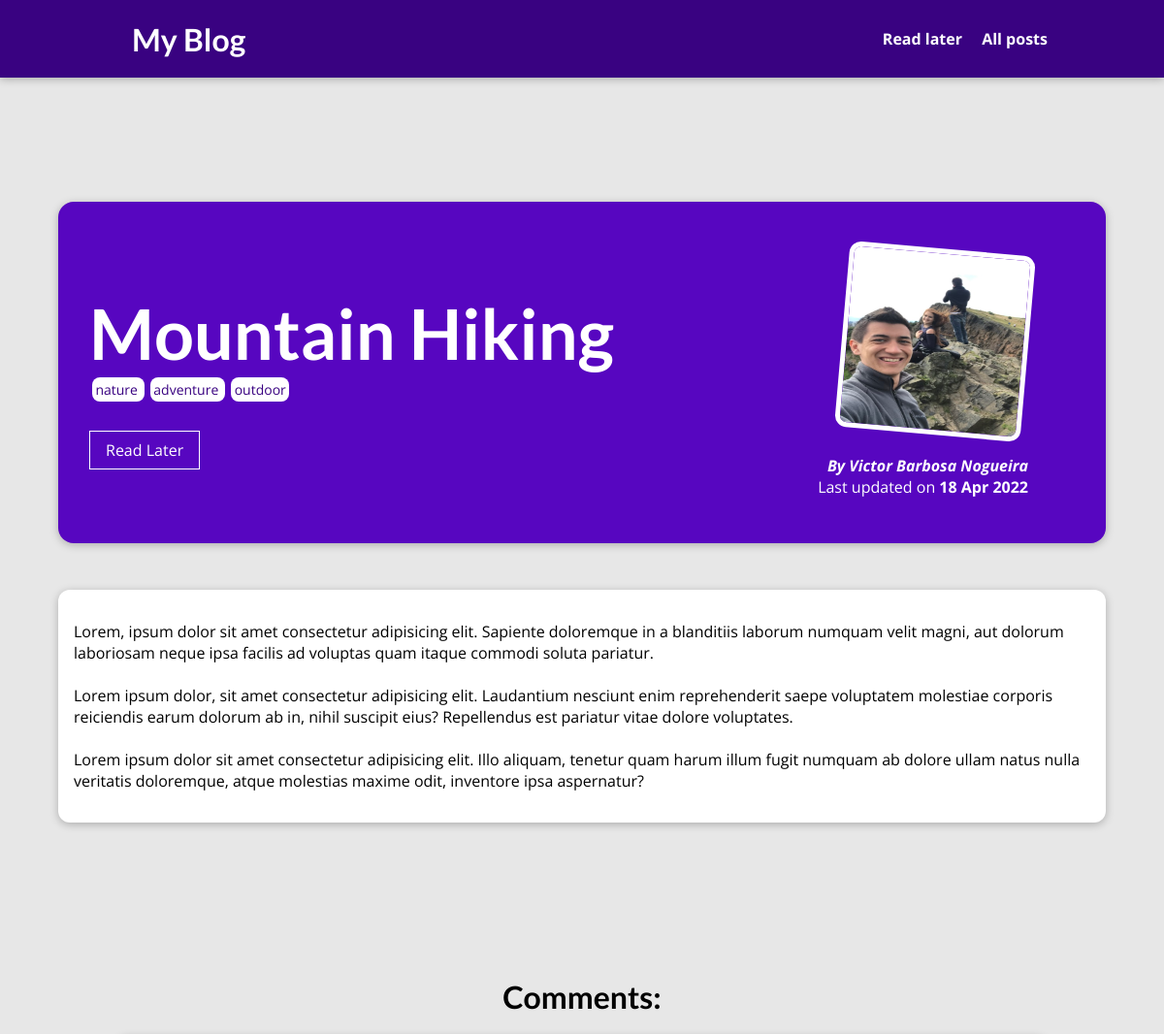
The page /posts/mountain-hiking (upper part) on the database as committed earlier.
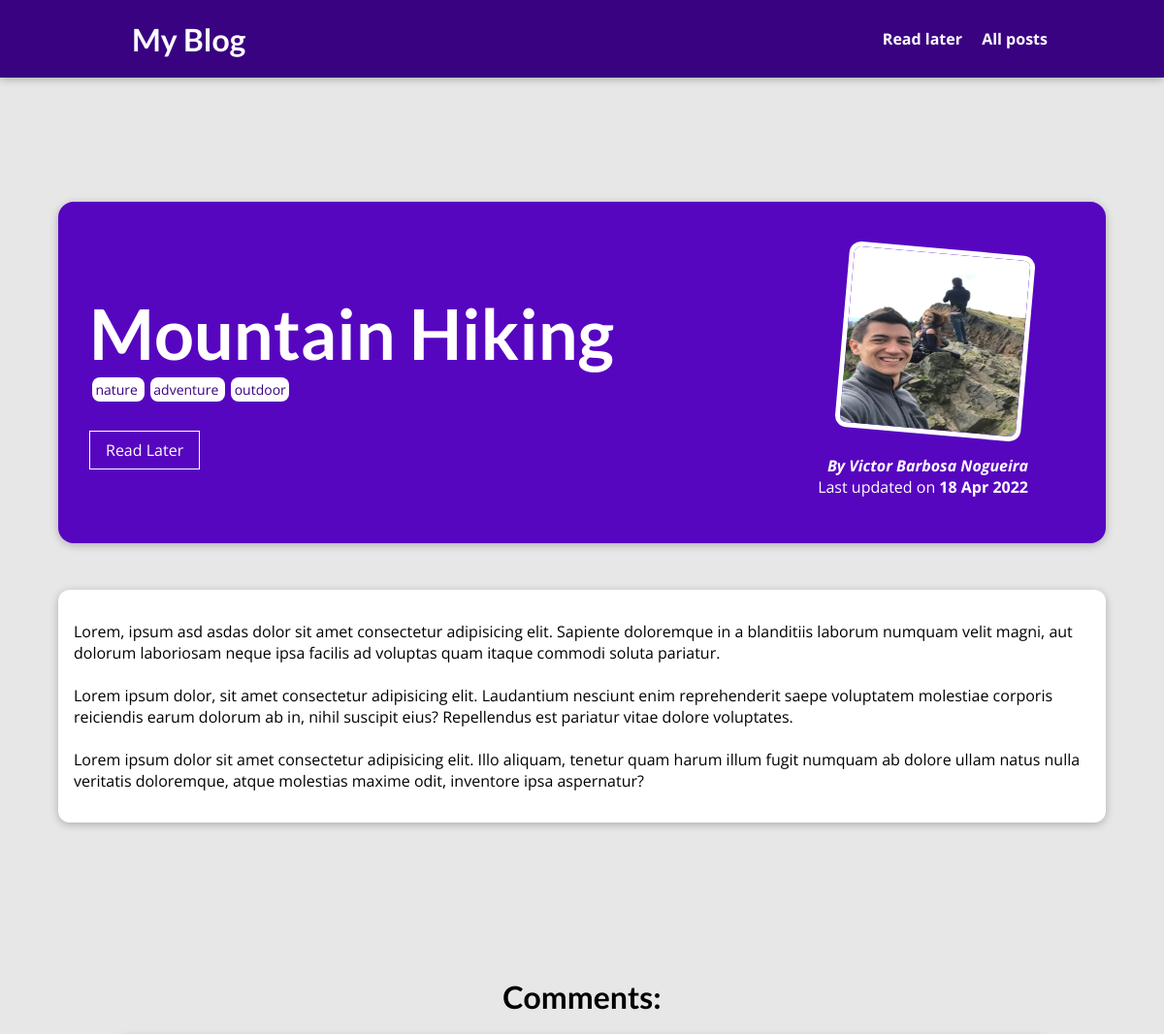
The same page on the database as committed later.
### blog/models.py (models this page shows, shortened)
class Post(models.Model):
    author = models.ForeignKey(
        Author, on_delete=models.SET_NULL, null=True, related_name="posts")
    title = models.CharField(max_length=50)
    date = models.DateTimeField()
    image = models.ImageField(
        upload_to="images", height_field=None, width_field=None, max_length=100)
    excerpt = models.CharField(max_length=150)
    tag = models.ManyToManyField(Tag, blank=True, db_index=True)
    content = models.TextField()
    slug = models.SlugField(unique=True, db_index=True)

class Tag(models.Model):
    name = models.SlugField(max_length=50)

class Author(models.Model):
    first_name = models.CharField(max_length=20)
    last_name = models.CharField(max_length=20)
    email = models.EmailField(max_length=50)
    adress = models.CharField(max_length=50)
    def full_name(self):
        return f"{self.first_name} {self.last_name} "
    def __str__(self):
        return self.full_name()

### blog/views.py (the view, shortened to what this page needs)
# urls.py: path("posts/<slug>", views.BlogPostView.as_view(), name = 'blog-post'),
class BlogPostView(View):
    def is_stored_post(self, request, post_id):
        stored_posts = request.session.get("stored_posts")
        if stored_posts is not None:
            is_saved_for_later =  post_id in stored_posts
        else:
            is_saved_for_later = False
        return is_saved_for_later
    def get(self, request, slug):
        identified_post = Post.objects.get(slug = slug) #if you want the 404 error: "get_object_or_404(Post,slug=slug)" need to import it
        all_comments = Commentary.objects.filter(post = identified_post).order_by("-date")
        context = {
            'post': identified_post,
            'tags': identified_post.tag.all(),
            "comment" : CommentForm(),
            "all_comments": all_comments,
            "is_saved_for_later": self.is_stored_post(request, identified_post.id),
        }
        return render (request, 'blog/blog_post.html',context)

### blog/templates/blog/blog_post.html (shortened to what this page needs)
{% extends 'layout.html' %}
{% load static %}
{% block css_file %}
<link rel="stylesheet" href="{% static 'blog/blog_post.css' %}">
{% endblock css_file %}
{% block content %}
<section id='summary'>
    <h2>{{post.title}}</h2>
    <div>
        {% for tag in tags %}
            <span class="tag"> {{ tag.name }} </span>
        {% endfor %}
    </div>
<div id="read-later">
    <form action="{% url "read-later" %}" method="POST">
        <button>
            {%if is_saved_for_later%}
            Remove from Read Later
            {%else%}
            Read Later
            {%endif%}
        </button>
    </form>
</div>
    <article>
        <img src="{{post.image.url}}" alt="{{post.title}}">
        <address>By <a href="mailto:{{post.author.email}}">{{post.author|title}}</a></address>
        <div id="last-updated">
            Last updated on <time> {{post.date|date:"d M Y"}}</time>
        </div>
    </article>
</section>
<main>
    {{post.content|linebreaks}}
</main>
<h1 id="comments-header">Comments:</h1>
{% endblock content %}

### templates/layout.html (shortened to what this page needs)
{% load static %}
<!DOCTYPE html>
<html lang="en">
<head>
    <link rel="stylesheet" href="{% static 'global.css' %}">
    {% block css_file %}{% endblock css_file %}
</head>
<body>
<header id='main-navigation'>
    <h1><a href="{% url 'blog-index' %}">My Blog</a></h1>
    <nav id="nav">
        <a href="{% url "read-later" %}">Read later</a>
        <a href="{% url "blog-all-posts" %}">All posts</a>
    </nav>
</header>
{% block content %}{% endblock content %}
</body>
</html>

### static/global.css (style rules this page uses)
* { box-sizing: border-box; }
html { font-family: 'Open Sans', 'Lato', sans-serif; }
body { margin: 0; }
h1, h2, h3 { font-family: 'Lato', sans-serif; font-weight: bold; }
#main-navigation { width: 100%; height: 5rem; display: flex; justify-content: space-between; align-items: center; padding: 0 10%; }
#main-navigation a { text-decoration: none; color: white; font-weight: bold; margin-left: 1rem; }
#main-navigation { background-color: #390281; box-shadow: 0 2px 8px rgba(0, 0, 0, 0.45); }

### blog/static/blog/blog_post.css (style rules this page uses)
body { background-color: #e7e7e7; }
#main-navigation { background-color: #390281; box-shadow: 0 2px 8px rgba(0, 0, 0, 0.25); }
#summary { margin: 8rem auto 3rem auto; padding: 2rem; width: 90%; max-width: 90rem; border-radius: 16px; background-color: #5706c0; position: relative; box-shadow: 0 2px 8px rgba(0, 0, 0, 0.25); height: 22rem; }
#comments-header { text-align:center; margin-top:10rem }
#summary h2 { color: white; font-size: 4.5rem; margin-bottom: 0.25rem; }
#summary article { position: absolute; top: 2rem; right: 3rem; padding: 1rem 2rem; border-radius: 12px; text-align: right; color: white; }
#summary article img { width: 12rem; height: 12rem; border-radius: 12px; transform: rotateZ(5deg); border: 5px solid white; margin-bottom: 1rem; }
#summary address { font-weight: bold; }
#summary a { color: white; text-decoration: none; }
#summary time { font-weight: bold; }
main { width: 90%; max-width: 90rem; margin: 3rem auto; background-color: white; padding: 1rem; border-radius: 12px; box-shadow: 0 2px 8px rgba(0, 0, 0, 0.25); }
.tag { background-color: white; color: #390281; padding: 0.2rem; border-radius: 8px; margin: 0 0.2rem; font-size: 14px; }
#read-later { margin: 2rem 0; }
#read-later button { background-color: transparent; border: 1px solid white; padding: 0.5rem 1rem; font: inherit; color:white; cursor: pointer; }

Rows that differ between the two databases and show on the page:
changed Post "Mountain Hiking": content "Lorem, ipsum dolor sit amet consectetur…" → "Lorem, ipsum asd asdas dolor sit amet consectetur…"
